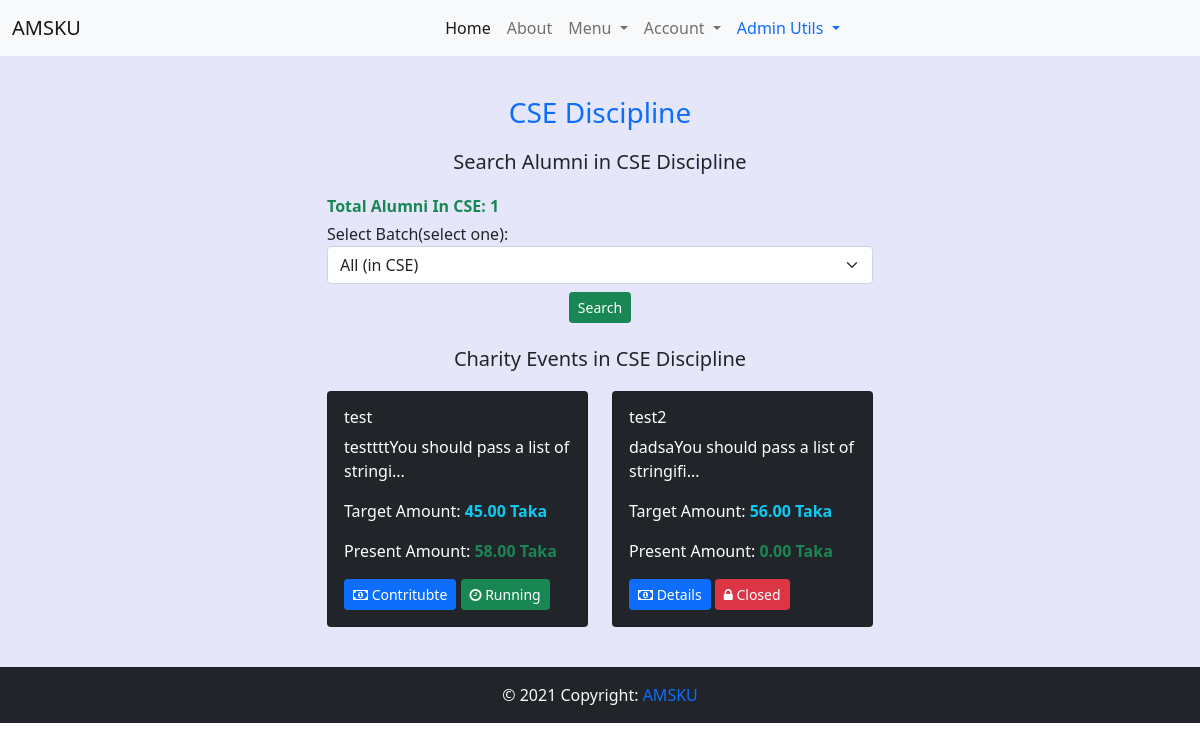
The app's page /discipline/ (signed in) with its own data.
### home/models.py (models this page shows, shortened)
class Alumni_Profile(models.Model):
    discipline_list = ['Architecture','CSE','ECE','Math','URP','Physics','Chemistry','Stat','Pharmacy','BGE','FWT','FMRT','Agrotechnology','ES','SWE','BAD','HRM','DP','PM','DS','History','English','Bangla','IER','Sculpture','Econ','Sociology','MCJ','Law']
    Discipline_Choices = []
    for x in discipline_list:
        Discipline_Choices.append((x,x))
    Id_Choices = []
    for x in range(1,51):
        Id_Choices.append((str(x),str(x)))
    Batch_Choices = []
    for x in range(1991,2019):
        Batch_Choices.append((str(x),str(x)))
    job_list=['Agriculture','Architecture and Construction','Business Management and Administration','Education','Finance','Food','Government and Public Administration','Health Science','Human Services','Law, Public Safety, Corrections and Security','Manufacturing','Marketing, Sales and Service','Natural Resources','Science, Technology and Engineering','Other']
    Job_Choices = []
    for x in job_list:
        Job_Choices.append((x,x))
    country_list = ["Afghanistan","Albania","Algeria","Andorra","Angola","Anguilla","Antigua &amp; Barbuda","Argentina","Armenia","Aruba","Australia","Austria","Azerbaijan","Bahamas","Bahrain","Bangladesh","Barbados","Belarus","Belgium","Belize","Benin","Bermuda","Bhutan","Bolivia","Bosnia &amp; Herzegovina","Botswana","Brazil","British Virgin Islands","Brunei","Bulgaria","Burkina Faso","Burundi","Cambodia","Cameroon","Cape Verde","Cayman Islands","Chad","Chile","China","Colombia","Congo","Cook Islands","Costa Rica","Cote D Ivoire","Croatia","Cruise Ship","Cuba","Cyprus","Czech Republic","Denmark","Djibouti","Dominica","Dominican Republic","Ecuador","Egypt","El Salvador","Equatorial Guinea","Estonia","Ethiopia","Falkland Islands","Faroe Islands","Fiji","Finland","France","French Polynesia","French West Indies","Gabon","Gambia","Georgia","Germany","Ghana","Gibraltar","Greece","Greenland","Grenada","Guam","Guatemala","Guernsey","Guinea","Guinea Bissau","Guyana","Haiti","Honduras","Hong Kong","Hungary","Iceland","India","Indonesia","Iran","Iraq","Ireland","Isle of Man","Israel","Italy","Jamaica","Japan","Jersey","Jordan","Kazakhstan","Kenya","Kuwait","Kyrgyz Republic","Laos","Latvia","Lebanon","Lesotho","Liberia","Libya","Liechtenstein","Lithuania","Luxembourg","Macau","Macedonia","Madagascar","Malawi","Malaysia","Maldives","Mali","Malta","Mauritania","Mauritius","Mexico","Moldova","Monaco","Mongolia","Montenegro","Montserrat","Morocco","Mozambique","Namibia","Nepal","Netherlands","Netherlands Antilles","New Caledonia","New Zealand","Nicaragua","Niger","Nigeria","Norway","Oman","Pakistan","Palestine","Panama","Papua New Guinea","Paraguay","Peru","Philippines","Poland","Portugal","Puerto Rico","Qatar","Reunion","Romania","Russia","Rwanda","Saint Pierre &amp; Miquelon","Samoa","San Marino","Satellite","Saudi Arabia","Senegal","Serbia","Seychelles","Sierra Leone","Singapore","Slovakia","Slovenia","South Africa","South Korea","Spain","Sri Lanka","St Kitts &amp; Nevis","St Lucia","St Vincent","St. Lucia","Sudan","Suriname","Swaziland","Sweden","Switzerland","Syria","Taiwan","Tajikistan","Tanzania","Thailand","Timor L'Este","Togo","Tonga","Trinidad &amp; Tobago","Tunisia","Turkey","Turkmenistan","Turks &amp; Caicos","Uganda","Ukraine","United Arab Emirates","United Kingdom","Uruguay","Uzbekistan","Venezuela","Vietnam","Virgin Islands (US)","Yemen","Zambia","Zimbabwe"]
    Country_Choices = []
    for x in country_list:
        Country_Choices.append((x,x))
    full_name = models.CharField(max_length=255)
    image = models.FileField(upload_to='profile_pic/')
    certificate = models.FileField(upload_to='certificate/')
    discipline = models.CharField(max_length=255,choices=Discipline_Choices)
    student_id = models.CharField(max_length=10)
    batch = models.CharField(max_length=50,choices=Batch_Choices)
    job_type = models.CharField(max_length=50,blank=True)
    job_position = models.CharField(max_length=60,blank=True)
    company_name = models.CharField(max_length=60,blank=True)
    higher_study = models.CharField(max_length=60)
    present_address = models.CharField(max_length=60)
    present_country = models.CharField(max_length=60,choices=Country_Choices)
    parmanent_address = models.CharField(max_length=60)
    mobile = models.CharField(max_length=60)
    facebook = models.URLField(max_length=60,blank=True)
    linkdin = models.URLField(max_length=60,blank=True)
    about_me = models.TextField()
    is_verified = models.BooleanField(default=False)
    user = models.OneToOneField(settings.AUTH_USER_MODEL, on_delete=models.CASCADE,related_name="alumni_profile")

### charity_events/models.py (models this page shows)
class Event(models.Model):
    discipline_list = ['Architecture','CSE','ECE','Math','URP','Physics','Chemistry','Stat','Pharmacy','BGE','FWT','FMRT','Agrotechnology','ES','SWE','BAD','HRM','DP','PM','DS','History','English','Bangla','IER','Sculpture','Econ','Sociology','MCJ','Law']
    Discipline_Choices = []
    for x in discipline_list:
        Discipline_Choices.append((x,x))
    headline = models.CharField(max_length=200)
    description = models.TextField()
    created_on = models.DateTimeField(default=datetime.now)
    discipline = models.CharField(max_length=255,choices=Discipline_Choices,blank=True)
    target_amount = models.DecimalField(max_digits=15, decimal_places=2)
    present_amount = models.DecimalField(max_digits=15, decimal_places=2,default=0)
    running = models.BooleanField(default=True)
    def __str__(self):
        return self.headline

### home/views.py (the view)
# urls.py: path('discipline/',discipline_view,name='discipline_view'),
def discipline_view(request):
    discipline = request.user.alumni_profile.discipline
    total_alumni = Alumni_Profile.objects.filter(Q(discipline=discipline) & Q(is_verified=True)).count()
    batch = list(Alumni_Profile.objects.values_list('batch',flat=True).filter(Q(is_verified=True) & Q(discipline=discipline)))
    batch.sort()
    batch.insert(0,f'All (in {discipline})')
    events = Event.objects.filter(discipline=discipline)
    print(events)
    context = {
        'discipline':discipline,
        'total_alumni': total_alumni,
        'batches': batch,
        'events':events,
    }
    return render(request,'home/discipline_view.html',context)

### home/context_processors.py (called while the page is built)
def add_variable_to_context(request):
    current_news_letter = News_Letter.objects.all().order_by('-start_date').first()
    return {
        'current_newsletter':current_news_letter,
    }

### templates/home/discipline_view.html (shortened to what this page needs)
{% extends 'base.html' %}
{% block content %}
<h3 class="header text-primary">{{discipline}} Discipline</h3>
<div class="row justify-content-center">
    <div class="col-sm-6">
        <h5 class='header'>Search Alumni in {{discipline}} Discipline</h5>
        <p class='fw-bold text-success mb-1'>Total Alumni In {{discipline}}: {{total_alumni}}</p>
        <form class='mb-4' action="{% url 'home:search_result_discipline' %}" method="POST">
                <div class="form-group">
                    <label for="sel1">Select Batch(select one):</label>
                    <select class="form-select" id="sel1" name="batch">
                        {% for batch in batches %}
                        <option value="{{batch}}">{{batch}}</option>
                        {% endfor %}
                    </select>
                    <div class="d-flex justify-content-center mt-2">
                        <button type="submit" class="btn btn-success btn-sm">Search</button>
                    </div>
            </div>
        </form>
        <h5 class='header'>Charity Events in {{discipline}} Discipline</h5>
        {% if  events %}
        <div class="row">
            {% for event in events %}
                <div class="col-sm-6 mb-3">
                    <div class="card bg-dark text-white">
                        <div class="card-body">
                            <h6>{{event.headline}}</h6>
                            <p>{{event.description| slice:40}}...</p>
                            <p>Target Amount: <span class="text-info fw-bold">{{event.target_amount}} Taka</span> </p>
                            <p>Present Amount: <span class="text-success fw-bold">{{event.present_amount}} Taka</span></p>
                            {% if event.running %}
                            <a href={% url 'charity_events:detail_view' event.id %}><button class='btn btn-primary btn-sm'><i class='fa fa-money'></i> Contritubte</button></a>
                            <button class='btn btn-success btn-sm'><i class='fa fa-clock-o'></i> Running</button>
                            {% else %}
                            <a href={% url 'charity_events:detail_view' event.id %}><button class='btn btn-primary btn-sm'><i class='fa fa-money'></i> Details</button></a>
                            <button class='btn btn-danger btn-sm'><i class='fa fa-lock'></i> Closed</button>
                            {% endif %}
                        </div>
                    </div>
                </div>
                {% endfor %}
            </div>
        {% else %}
        <h5 class="header text-danger">Sorry! There are no charity events in {{discipline}} discipline</h5>
        {% endif %}
    </div>
</div>
{% endblock content %}

### templates/base.html (style rules this page uses)
* { padding: 0; margin: 0; }
.header { text-align: center; padding-bottom: 12px; }

### records on screen
Alumni_Profile: discipline "CSE"
Event: headline "test", description "testtttYou should pass a list of stringi", target_amount "45.00", present_amount "58.00", running True (drawn)
Event: headline "test2", description "dadsaYou should pass a list of stringifi", target_amount "56.00", present_amount "0.00", running False (drawn)

### other values on screen
{{ total_alumni }} "1"
form field batch "All (in CSE)"
